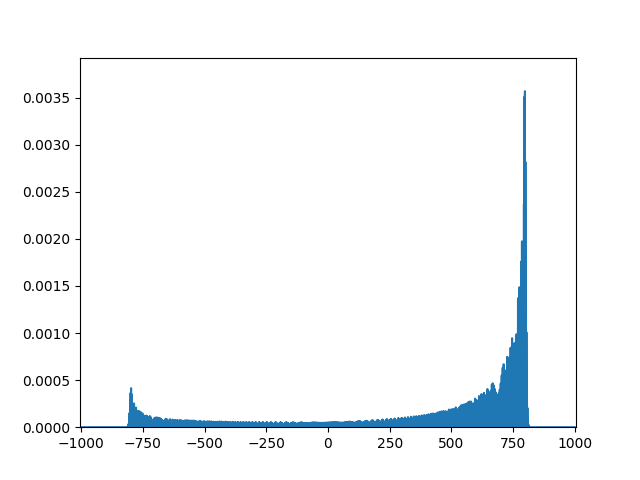

Write the Python code that produced this figure.
import numpy as np
import matplotlib.pyplot as plt
import time



up = np.array((1,0))
down = np.array((0,1))
hadamar_coin = np.array([[1,1],[1,-1]])*(0.5**0.5)

import numpy as np

def generate_single_coin(theta):
    """
    Generate a 2x2 rotation matrix representing a single quantum coin operation.

    Parameters
    ----------
    theta : float
        The angle of rotation in radians.

    Returns
    -------
    numpy array
        A 2x2 matrix representing the quantum coin operation.
    """
    return np.array([[np.cos(theta), -np.sin(theta)], [np.sin(theta), np.cos(theta)]])


def position(i,n):
    return int((n+1)/2+i)-1


def print_dist(dist, N):
    """
    Plot the probability distribution of a quantum walk.

    Parameters
    ----------
    dist : numpy array
        A 2xN array representing the probability distribution of the quantum walk.
    N : int
        The number of positions in the quantum walk.
    """
    limit = N//2
    prob = np.abs(dist[0])**2+np.abs(dist[1])**2
    prob *= 100
    plt.plot(np.arange(-limit,limit+1), prob)
    plt.ylim(0,prob.max()*1.1)
    plt.xlim(-limit-5,limit+5)
    plt.savefig("walk.png")
    plt.show()


def coin_flip(coin,dist):
    """
    Apply a quantum coin vectorized operation to a quantum walk.

    Parameters
    ----------
    coin : numpy array
        A 2x2 matrix representing the quantum coin operation.
    dist : numpy array
        A 2xN array representing the probability distribution of the quantum walk.
    """
    
    dist[:,:] = np.matmul(coin,dist)

def old_coin_flip(dist, coin, N):
    for i in range(N):
        dist[:,i] = np.matmul(coin,dist[:,i])

def circular_walk(dist, N):
    """
    Apply a vectorized quantum walk step to a quantum circular walk.

    Parameters
    ----------
    dist : numpy array
        A 2xN array representing the probability distribution of the quantum walk.
    N : int
        The number of positions in the quantum walk.

    """
    dist[0,1:] = dist[0,:N-1]
    dist[0,0] = dist[0,N-1]
    dist[1,:N-1] = dist[1,1:]
    dist[1,N-1] = dist[1,0]

def walk(dist, N):
    """
    Apply a vectorized quantum walk step to a quantum walk.

    Parameters
    ----------
    dist : numpy array
        A 2xN array representing the probability distribution of the quantum walk.
    N : int
        The number of positions in the quantum walk.

    """
    dist[0,1:] = dist[0,:N-1]
    dist[1,:N-1] = dist[1,1:]

def old_walk(dist, N):
    for i in range(1,N):
        dist[0,N-i],dist[0,N-i-1] = dist[0,N-i+1],dist[0,N-i]
    dist[0,N-1] = dist[0,0]
    for i in range(N-1):
        dist[1,i+1],dist[1,i+2] = dist[1,i],dist[1,i+1]
    dist[1,0] = dist[1,N-1]


#####################################################################################################
#                                                                                                   #
#                                             Multi-walk                                            #
#                                                                                                   #
#####################################################################################################

def generate_coin_array_random(n):
    """
    Generate an array containing n quantum coins, each represented by a 2x2 rotation matrix.
    The angles for the coins are randomly generated between 30 and 45 degrees.

    Parameters
    ----------
    n : int
        The number of coins to generate.

    Returns
    -------
    numpy array
        A numpy array containing n 2x2 matrices representing quantum coin operations.
    """
    # Gerando n valores de theta aleatórios entre 30 e 45 graus (convertendo para radianos)
    thetas = np.random.uniform(np.deg2rad(30), np.deg2rad(45), n)
    
    # Gerando as matrizes das moedas quânticas
    coin_array = np.array([generate_single_coin(theta) for theta in thetas])
    
    return coin_array


def print_dists(dists, N, r):
    """
    Plot the probability distribution of a quantum multi-walk.

    Parameters
    ----------
    dist : numpy array 
        A r dist instances, which are each a 2xN array representing the probability distribution of the quantum walk.
    N : int
        The number of positions in the quantum walk.
    r : int
        The number of repetitions (walks) to simulate.
    """
    limit = N//2
    start_graph_time = time.time()
    for dist in dists:
        prob = np.abs(dist[0])**2+np.abs(dist[1])**2
        prob *= 100/r
    plt.plot(np.arange(-limit,limit+1), prob)
    plt.ylim(0,prob.max()*1.1)
    plt.xlim(-limit-5,limit+5)
    plt.savefig("multi_walk.png")
    print("--- %s seconds to plot ---" % (time.time() - start_graph_time))
    plt.show()


def multi_coin_flip(coin_array, dists):
    """
    Apply a vectorized quantum coin flip operation to all quantum walks.

    Parameters
    ----------
    coin_array : numpy array
        A r x 2 x 2 array containing the coin operation matrices for each walk.
    dists : numpy array
        A r x 2 x N array representing the quantum walk distributions.
    """
    # Aplicar a moeda a todas as distribuições em uma única operação
    dists[:, :, :] = np.einsum('rij,rjk->rik', coin_array, dists)

def multi_coin_flip_small(coin_array, dists):
    """
    Apply a quantum coin flip operation to all quantum walks.

    Parameters
    ----------
    coin_array : numpy array
        A r x 2 x 2 array containing the coin operation matrices for each walk.
    dists : numpy array
        A r x 2 x N array representing the quantum walk distributions.
    """
    # Aplicar a moeda quântica individualmente em cada repetição de forma mais clara
    for repetition in range(coin_array.shape[0]):
        dists[repetition] = np.dot(coin_array[repetition], dists[repetition])



def multi_walk(dists):
    """
    Apply a vectorized quantum walk step to all distributions.

    Parameters
    ----------
    dists : numpy array
        A r x 2 x N array representing the quantum walk distributions.
    N : int
        The number of positions in the quantum walk.
    """
    # Caminhar para a esquerda (qubit superior) e direita (qubit inferior)
    dists[:, 0, 1:] = dists[:, 0, :-1]  # Caminhante qubit 'up' move para a esquerda
    dists[:, 1, :-1] = dists[:, 1, 1:]  # Caminhante qubit 'down' move para a direita


def multi_circular_walk(dists):
    """
    Apply a vectorized quantum walk step with circular boundary conditions.

    Parameters
    ----------
    dists : numpy array
        A r x 2 x N array representing the quantum walk distributions.
    N : int
        The number of positions in the quantum walk.
    """
    # Caminhar circularmente para a esquerda e para a direita
    dists[:, 0, 1:] = dists[:, 0, :-1]  # Caminhante qubit 'up' move para a esquerda
    dists[:, 0, 0] = dists[:, 0, -1]    # O último vai para a primeira posição (circular)

    dists[:, 1, :-1] = dists[:, 1, 1:]  # Caminhante qubit 'down' move para a direita
    dists[:, 1, -1] = dists[:, 1, 0]    # O primeiro vai para a última posição (circular)


def benchmark(r_values, N, steps, method):
    results = []
    for r in r_values:
        start_time = time.time()
        if method == 'loop':
            # Rodar a versão com loop explícito
            main(r=r, N=N, steps=steps, threshold=r+1)  # Forçar uso de multi_coin_flip_small
        else:
            # Rodar a versão vetorizada
            main(r=r, N=N, steps=steps, threshold=0)  # Forçar uso de multi_coin_flip
        elapsed_time = time.time() - start_time
        results.append((r, elapsed_time))
        with open(f"benchmark_{method}.txt", "a") as f:
            f.write(f"{method}: {r=}: {elapsed_time} seconds\n")
        print(f"Method: {method}, r={r}, Time: {elapsed_time}")
    return results


#####################################################################################################
#                                                                                                   #
#                                              MAIN                                                 #
#                                                                                                   #
#####################################################################################################

def main(r=1000, N=2001, steps=1000, threshold=500):
    """
    Execute a fully vectorized quantum walk simulation.

    Parameters
    ----------
    r : int
        The number of repetitions (walks) to simulate.
    N : int
        The number of positions in the quantum walk.
    steps : int
        The number of steps in each quantum walk.

    Returns
    -------
    dists : numpy array
        A r x 2 x N array representing the final probability distributions of all quantum walks.
    """
    start_time = time.time()
    # Inicializando o estado inicial (psi)
    psi = up

    # Inicializando a matriz de distribuições para r caminhadas
    dists = np.zeros((r, 2, N))
    
    # Posicionando o estado inicial psi para todas as distribuições em 'dists'
    dists[:, :, position(0, N)] = psi

    # Gerando uma matriz de r moedas quânticas com ângulos aleatórios para todas as repetições
    coin_array = generate_coin_array_random(r)
    
    # Executando a simulação de maneira completamente vetorizada
    for step in range(steps):
        # Aplicando a operação de flip da moeda para todas as distribuições simultaneamente
        if r<threshold:
            multi_coin_flip(coin_array, dists)
        else:
            multi_coin_flip_small(coin_array, dists)

        # Executando o passo de caminhada vetorizado
        multi_circular_walk(dists)
    
    #print(f"--- %s seconds in Total ---" % (time.time() - start_time))
    print_dists(dists, N, r)
    return dists


def old_main(r=1000, N=2001, steps=1000):
    start_time = time.time()

    psi = up

    dist = np.zeros(2*N).reshape((2,N))
    dist[:,position(0,N)] = psi

    for repetition in range(r):
        theta = np.random.uniform(np.deg2rad(30), np.deg2rad(45))
        coin = generate_single_coin(theta)
        dists = np.array([dist for _ in range(r)])
        for step in range(steps):
            coin_flip(coin,dists[repetition])
            circular_walk(dists[repetition], N)
    
    print("--- %s seconds in total ---" % (time.time() - start_time))
    print_dists(dists, N, r)
    return dists


if __name__ == "__main__":
    main()



